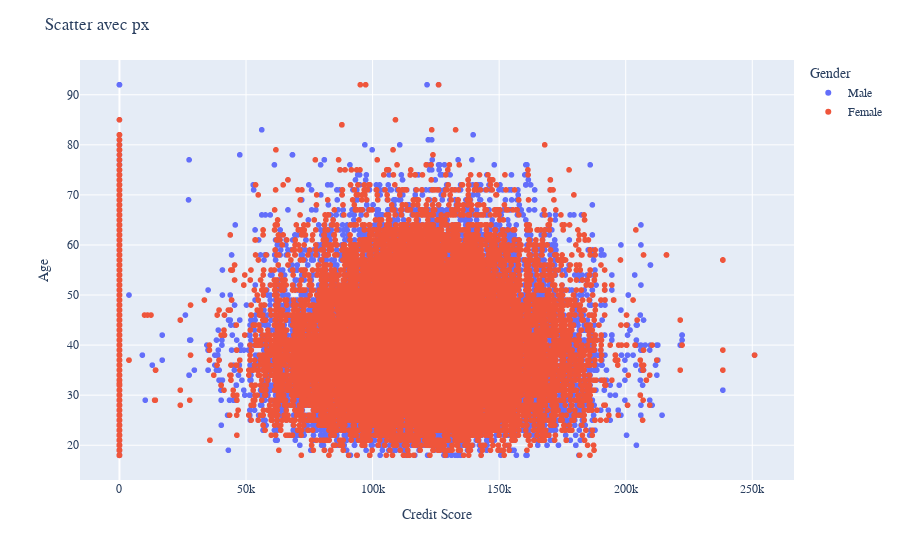

The notebook cell this image was saved under:
### Code cell
fig = px.scatter(df, x="Balance", y="Age", color="Gender")
fig.update_layout(title="Scatter avec px", font_family="Rockwell")
fig.update_xaxes(title_text='Credit Score')
fig.update_yaxes(title_text='Age')
fig.show()  # il faudra installer nbformat pour afficher dans Jupyter Notebook

### Figure 1 — Plotly figure (JSON) as saved in the notebook; plotly's stock layout.template omitted (floating-point values rounded to 4 significant figures; data arrays with more than 128 entries replaced by an {"elided": "..."} marker saying what was removed)
{"data": [{"hovertemplate": "Gender=Male<br>Balance=%{x}<br>Age=%{y}<extra></extra>", "legendgroup": "Male", "marker": {"color": "#636efa", "symbol": "circle"}, "mode": "markers", "name": "Male", "showlegend": true, "type": "scattergl", "x": {"elided": "80966 float values"}, "xaxis": "x", "y": {"elided": "80966 float values"}, "yaxis": "y"}, {"hovertemplate": "Gender=Female<br>Balance=%{x}<br>Age=%{y}<extra></extra>", "legendgroup": "Female", "marker": {"color": "#EF553B", "symbol": "circle"}, "mode": "markers", "name": "Female", "showlegend": true, "type": "scattergl", "x": {"elided": "62613 float values"}, "xaxis": "x", "y": {"elided": "62613 float values"}, "yaxis": "y"}], "layout": {"font": {"family": "Rockwell"}, "legend": {"title": {"text": "Gender"}, "tracegroupgap": 0}, "margin": {"t": 60}, "title": {"text": "Scatter avec px"}, "xaxis": {"anchor": "y", "domain": [0, 1], "title": {"text": "Credit Score"}}, "yaxis": {"anchor": "x", "domain": [0, 1], "title": {"text": "Age"}}}}
